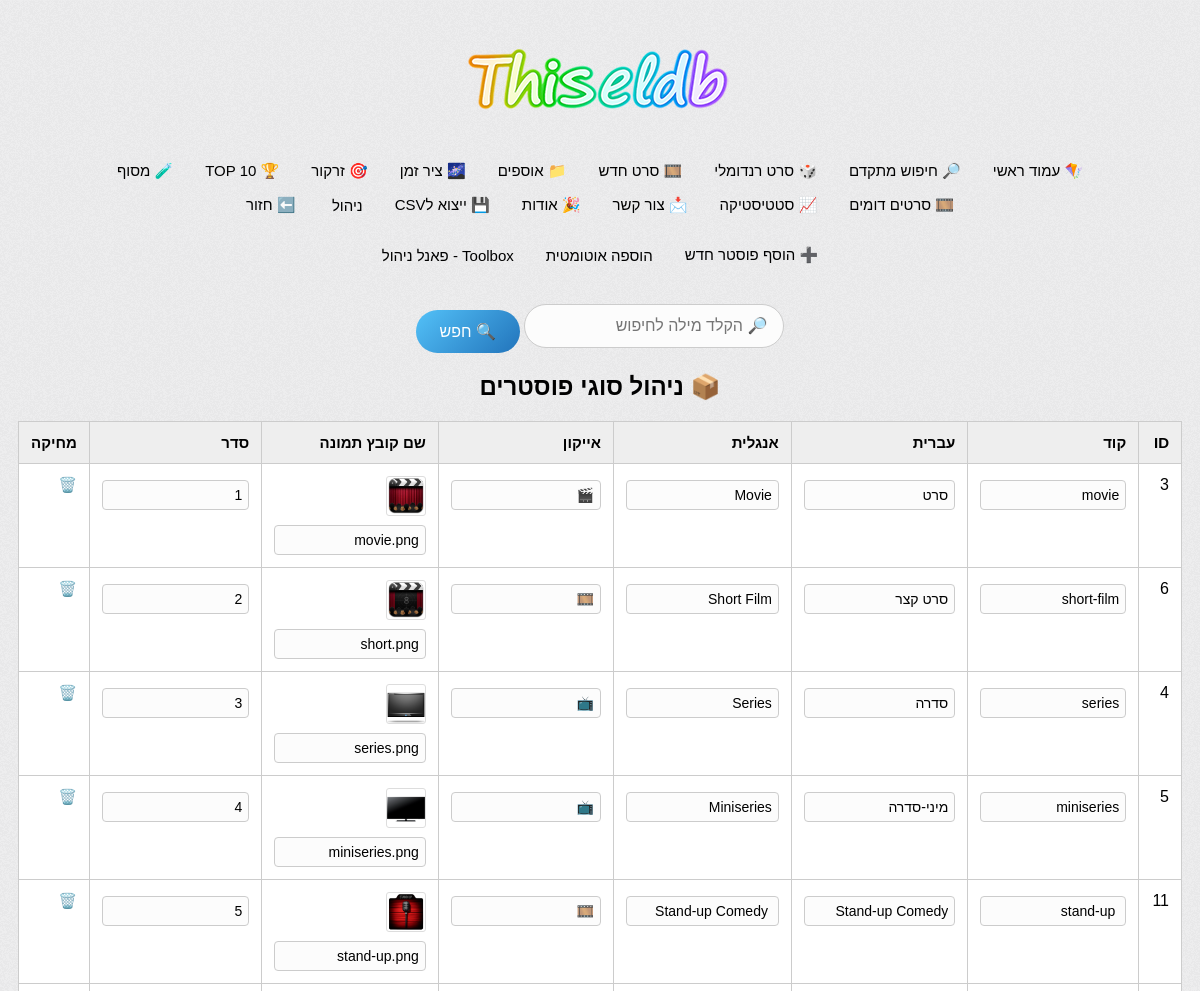
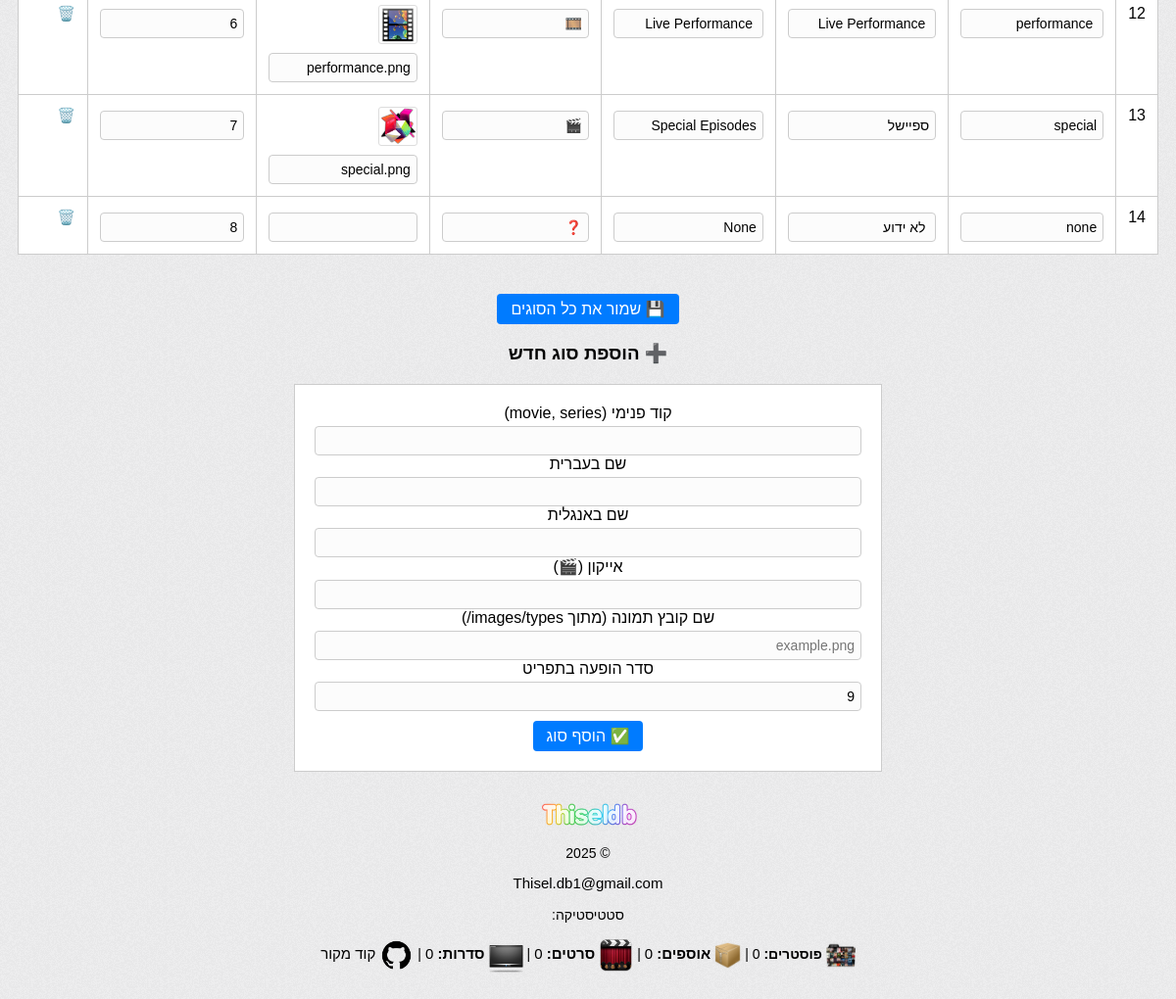
The page /manage_types.php on the database its author committed (2 pictures, top to bottom).
### tables this page shows
CREATE TABLE `poster_types` (
  `id` int(11) NOT NULL,
  `code` varchar(255) NOT NULL DEFAULT '',
  `label_he` varchar(255) NOT NULL DEFAULT '',
  `label_en` varchar(255) NOT NULL DEFAULT '',
  `icon` varchar(255) NOT NULL DEFAULT '',
  `description` text NOT NULL,
  `sort_order` int(11) DEFAULT 0,
  `image` varchar(255) NOT NULL DEFAULT ''
);

### manage_types.php (the view, shortened to what this page needs)
<?php
require_once 'server.php';
if (!function_exists('h')) {
    function h($value) {
        return htmlspecialchars((string)$value, ENT_QUOTES, 'UTF-8');
    }
}
$types = $conn->query("SELECT * FROM poster_types ORDER BY sort_order ASC, id ASC");
$next_sort_order = 1;
if ($res2 = $conn->query("SELECT COALESCE(MAX(sort_order), 0) + 1 AS next_order FROM poster_types")) {
    if ($r2 = $res2->fetch_assoc()) {
        $next_sort_order = (int)$r2['next_order'];
    }
}
require_once 'header.php';
?>
<!DOCTYPE html>
<html lang="he" dir="rtl">
<head>
</head>
<body>
<h2>📦 ניהול סוגי פוסטרים</h2>
<form method="post">
  <table id="types-table">
    <thead>
      <tr>
        <th>ID</th>
        <th>קוד</th>
        <th>עברית</th>
        <th>אנגלית</th>
        <th>אייקון</th>
        <th>שם קובץ תמונה</th>
        <th>סדר</th>
        <th>מחיקה</th>
      </tr>
    </thead>
    <tbody>
    <?php while ($type = $types->fetch_assoc()): ?>
      <?php
        $img_val = $type['image'] ?? '';
        $img_str = is_string($img_val) ? trim($img_val) : '';
        $id_int  = isset($type['id']) ? (int)$type['id'] : 0;
        $img_fs  = __DIR__ . '/' . IMAGE_BASE_PATH . $img_str;
      ?>
      <tr>
        <td>
          <?= h($type['id']) ?>
        </td>
        <td><input type="text" name="code[<?= h($type['id']) ?>]"      value="<?= h($type['code']) ?>"></td>
        <td><input type="text" name="label_he[<?= h($type['id']) ?>]"  value="<?= h($type['label_he']) ?>"></td>
        <td><input type="text" name="label_en[<?= h($type['id']) ?>]"  value="<?= h($type['label_en']) ?>"></td>
        <td><input type="text" name="icon[<?= h($type['id']) ?>]"      value="<?= h($type['icon']) ?>"></td>
        <td>
          <?php if ($img_str !== '' && file_exists($img_fs)): ?>
            <img src="<?= h(IMAGE_BASE_PATH . $img_str) ?>" alt="תצוגה מקדימה" class="preview">
          <?php endif; ?>
          <input type="text" name="image[<?= $id_int ?>]" value="<?= htmlspecialchars($img_str, ENT_QUOTES, 'UTF-8') ?>">
        </td>
        <td><input type="number" name="sort_order[<?= h($type['id']) ?>]" value="<?= h($type['sort_order'] ?? 0) ?>"></td>
        <td><a href="?delete=<?= h($type['id']) ?>" onclick="return confirm('למחוק סוג זה?')">🗑️</a></td>
      </tr>
    <?php endwhile; ?>
    </tbody>
  </table>
  <button type="submit" name="save_all">💾 שמור את כל הסוגים</button>
</form>
<h3>➕ הוספת סוג חדש</h3>
<form method="post" style="background:#fff; padding:20px; border:1px solid #ccc; max-width:600px;">
  <label>קוד פנימי (movie, series)</label>
  <input type="text" name="code" required>
  <label>שם בעברית</label>
  <input type="text" name="label_he" required>
  <label>שם באנגלית</label>
  <input type="text" name="label_en" required>
  <label>אייקון (🎬)</label>
  <input type="text" name="icon">
  <label>שם קובץ תמונה (מתוך images/types/)</label>
  <input type="text" name="image" placeholder="example.png">
  <label>סדר הופעה בתפריט</label>
  <input type="number" name="sort_order" value="<?= $next_sort_order ?>">
  <button type="submit" name="add_type">✅ הוסף סוג</button>
</form>
<?php include 'footer.php'; ?>
</body>
</html>

### style.css (style rules this page uses)
* { font-family: Arial; }
a { color: #2d89ef !important;text-decoration: none !important }
body { padding:10px !important; background-image: url("images/pattern.png") !important; font-family: Arial, sans-serif; }
a { color:black !important }
.rtl { direction: rtl !important; }
body { background-color:#EDEDEE !important }

### header.php (style rules this page uses)
html { box-sizing: border-box; }
*, *:before, *:after { box-sizing: inherit; }
a { color: inherit; background-color: white; }

### nav.php (style rules this page uses)
html { box-sizing: border-box; }
*, *:before, *:after { box-sizing: inherit; }
a { color: inherit; background-color: transparent; }
button, input, select, textarea, optgroup { font: inherit; margin: 0; }

### manage_types.php (style rules this page uses)
body { font-family: Arial, sans-serif; background: #f4f4f4; padding: 40px; direction: rtl; }
h2, h3 { margin-bottom: 20px; }
table { width: 100%; border-collapse: collapse; background: #fff; border:1px solid #ccc; margin-bottom: 30px; }
th, td { padding: 12px; border: 1px solid #ccc; text-align: right; vertical-align: top; }
th { background: #eee; font-size:15px; }
input[type="text"], input[type="number"], textarea { width: 100%; padding: 6px; margin-top: 4px; font-size: 14px; box-sizing: border-box; border:1px solid #ccc; border-radius:4px; background:#fcfcfc; }
img.preview { max-width: 60px; max-height: 40px; display: block; margin-bottom: 5px; border-radius: 3px; border: 1px solid #ddd; }
button { padding: 6px 14px; margin-top: 10px; background:#007bff; color:#fff; border:none; border-radius:4px; cursor:pointer; }
a { text-decoration:none; color:#c00; font-size:15px; }

### rows shown on the page
poster_types: id "3", code "movie", label_he "סרט", label_en "Movie", icon "🎬", image (picture), image "movie.png", sort_order "1"
poster_types: id "6", code "short-film", label_he "סרט קצר", label_en "Short Film", icon "🎞️", image (picture), image "short.png", sort_order "2"
poster_types: id "4", code "series", label_he "סדרה", label_en "Series", icon "📺", image (picture), image "series.png", sort_order "3"
poster_types: id "5", code "miniseries", label_he "מיני-סדרה", label_en "Miniseries", icon "📺", image (picture), image "miniseries.png", sort_order "4"
poster_types: id "11", code "stand-up", label_he "Stand-up Comedy", label_en "Stand-up Comedy", icon "🎞️", image (picture), image "stand-up.png", sort_order "5"
poster_types: id "12", code "performance", label_he "Live Performance", label_en "Live Performance", icon "🎞️", image (picture), image "performance.png", sort_order "6"
poster_types: id "13", code "special", label_he "ספיישל", label_en "Special Episodes", icon "🎬", image (picture), image "special.png", sort_order "7"
poster_types: id "14", code "none", label_he "לא ידוע", label_en "None", icon "❓", sort_order "8"

### other values the page prints
$label "🪁 עמוד ראשי"
$label "🔎 חיפוש מתקדם"
$label "🎲 סרט רנדומלי"
$label "🎞️ סרט חדש"
$label "📁 אוספים"
$label "🌌 ציר זמן"
$label "🎯 זרקור"
$label "🏆 TOP 10"
$label "🧪 מסוף"
$label "🎞️ סרטים דומים"
$label "📈 סטטיסטיקה"
$label "📩 צור קשר"
$label "🎉 אודות"
$label "💾 ייצוא לCSV"
$label "ניהול"
